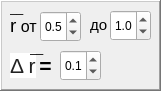
   <widget class="QFrame" name="frame_4">
    <property name="geometry">
     <rect>
      <x>920</x>
      <y>30</y>
      <width>161</width>
      <height>91</height>
     </rect>
    </property>
    <property name="frameShape">
     <enum>QFrame::WinPanel</enum>
    </property>
    <property name="frameShadow">
     <enum>QFrame::Raised</enum>
    </property>
    <widget class="QLabel" name="lbl_15">
     <property name="geometry">
      <rect>
       <x>10</x>
       <y>10</y>
       <width>41</width>
       <height>31</height>
      </rect>
     </property>
     <property name="text">
      <string>&lt;html&gt;&lt;head/&gt;&lt;body&gt;&lt;p&gt;&lt;span style=&quot; font-size:14pt;&quot;&gt;r&lt;/span&gt;&lt;span style=&quot; font-size:12pt;&quot;&gt; от&lt;/span&gt;&lt;/p&gt;&lt;/body&gt;&lt;/html&gt;</string>
     </property>
    </widget>
    <widget class="QDoubleSpinBox" name="dblSpinBox_9">
     <property name="geometry">
      <rect>
       <x>40</x>
       <y>11</y>
       <width>41</width>
       <height>31</height>
      </rect>
     </property>
     <property name="wrapping">
      <bool>true</bool>
     </property>
     <property name="decimals">
      <number>1</number>
     </property>
     <property name="minimum">
      <double>0.500000000000000</double>
     </property>
     <property name="maximum">
      <double>0.800000000000000</double>
     </property>
     <property name="singleStep">
      <double>0.100000000000000</double>
     </property>
     <property name="value">
      <double>0.500000000000000</double>
     </property>
    </widget>
    <widget class="QLabel" name="lbl_16">
     <property name="geometry">
      <rect>
       <x>90</x>
       <y>10</y>
       <width>21</width>
       <height>31</height>
      </rect>
     </property>
     <property name="text">
      <string>&lt;html&gt;&lt;head/&gt;&lt;body&gt;&lt;p&gt;&lt;span style=&quot; font-size:11pt;&quot;&gt;до&lt;/span&gt;&lt;/p&gt;&lt;/body&gt;&lt;/html&gt;</string>
     </property>
    </widget>
    <widget class="QDoubleSpinBox" name="dblSpinBox_10">
     <property name="geometry">
      <rect>
       <x>110</x>
       <y>10</y>
       <width>41</width>
       <height>31</height>
      </rect>
     </property>
     <property name="wrapping">
      <bool>true</bool>
     </property>
     <property name="decimals">
      <number>1</number>
     </property>
     <property name="minimum">
      <double>0.000000000000000</double>
     </property>
     <property name="maximum">
      <double>1.000000000000000</double>
     </property>
     <property name="singleStep">
      <double>0.100000000000000</double>
     </property>
     <property name="value">
      <double>1.000000000000000</double>
     </property>
    </widget>
    <widget class="QLabel" name="lbl_17">
     <property name="geometry">
      <rect>
       <x>10</x>
       <y>50</y>
       <width>81</width>
       <height>31</height>
      </rect>
     </property>
     <property name="text">
      <string>&lt;!DOCTYPE HTML PUBLIC &quot;-//W3C//DTD HTML 4.0//EN&quot; &quot;http://www.w3.org/TR/REC-html40/strict.dtd&quot;&gt;
&lt;html&gt;&lt;head&gt;&lt;meta name=&quot;qrichtext&quot; content=&quot;1&quot; /&gt;&lt;style type=&quot;text/css&quot;&gt;
p, li { white-space: pre-wrap; }
&lt;/style&gt;&lt;/head&gt;&lt;body style=&quot; font-family:'MS Shell Dlg 2'; font-size:8pt; font-weight:400; font-style:normal;&quot;&gt;
&lt;p style=&quot; margin-top:12px; margin-bottom:12px; margin-left:0px; margin-right:0px; -qt-block-indent:0; text-indent:0px;&quot;&gt;&lt;span style=&quot; font-family:'arial,sans-serif'; font-size:16pt; color:#222222; background-color:#ffffff;&quot;&gt;Δ r&lt;/span&gt;&lt;span style=&quot; font-family:'Times New Roman,serif'; font-size:16pt; vertical-align:sub;&quot;&gt; &lt;/span&gt;&lt;span style=&quot; font-family:'Times New Roman,serif'; font-size:16pt; font-weight:600;&quot;&gt;=&lt;/span&gt;&lt;/p&gt;&lt;/body&gt;&lt;/html&gt;</string>
     </property>
    </widget>
    <widget class="QDoubleSpinBox" name="dblSpinBox_11">
     <property name="geometry">
      <rect>
       <x>60</x>
       <y>50</y>
       <width>41</width>
       <height>31</height>
      </rect>
     </property>
     <property name="wrapping">
      <bool>true</bool>
     </property>
     <property name="decimals">
      <number>1</number>
     </property>
     <property name="minimum">
      <double>0.000000000000000</double>
     </property>
     <property name="maximum">
      <double>0.800000000000000</double>
     </property>
     <property name="singleStep">
      <double>0.100000000000000</double>
     </property>
     <property name="value">
      <double>0.100000000000000</double>
     </property>
    </widget>
    <widget class="QLabel" name="label_2">
     <property name="geometry">
      <rect>
       <x>10</x>
       <y>0</y>
       <width>16</width>
       <height>16</height>
      </rect>
     </property>
     <property name="text">
      <string>__</string>
     </property>
    </widget>
    <widget class="QLabel" name="label_3">
     <property name="geometry">
      <rect>
       <x>30</x>
       <y>40</y>
       <width>16</width>
       <height>16</height>
      </rect>
     </property>
     <property name="text">
      <string>__</string>
     </property>
    </widget>
   </widget>
